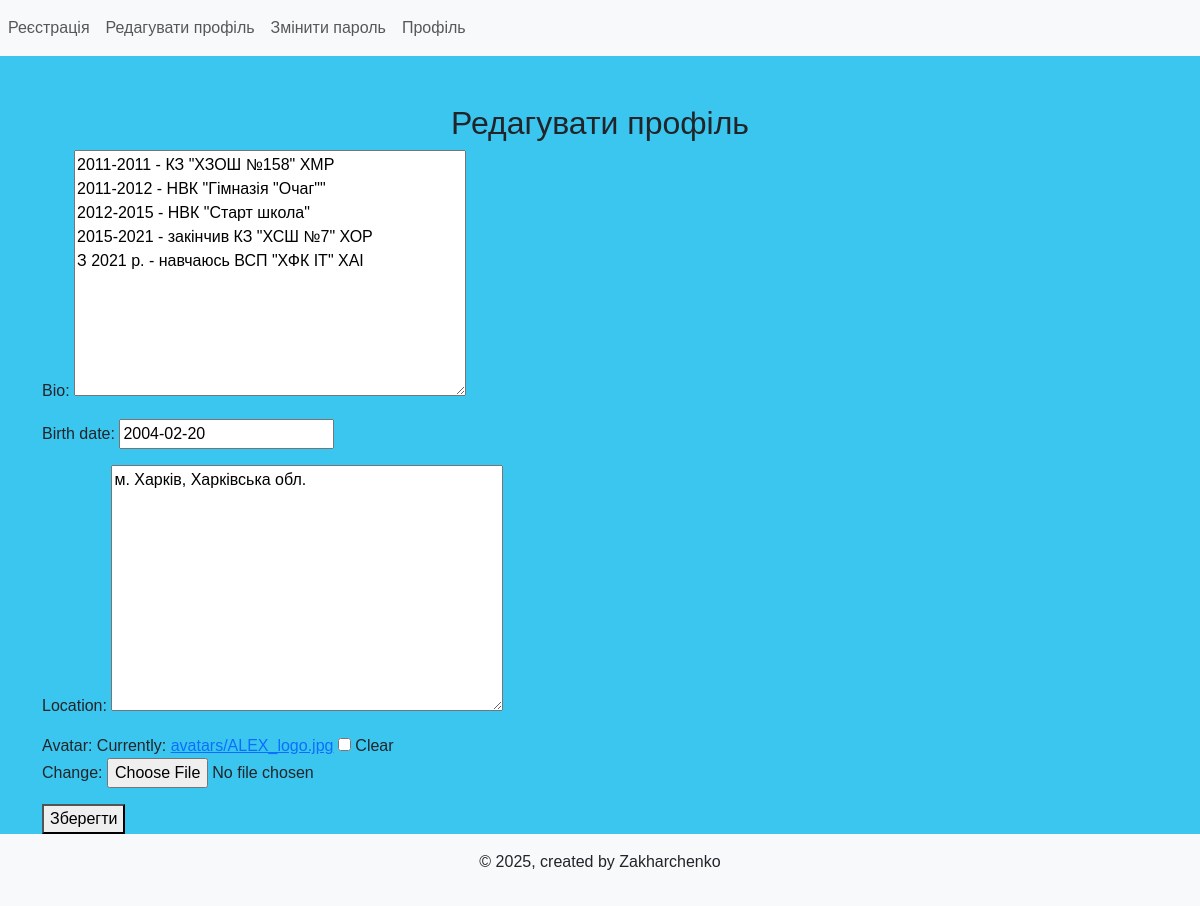
Screenshot of /edit_profile/ (signed in) with the database file from the repository.
### board/models.py (models this page shows, shortened)
class UserProfile(AbstractUser):
    user = models.OneToOneField(User, on_delete=models.CASCADE)
    bio = models.TextField(max_length=500, blank=True)
    birth_date = models.DateField(null=True, blank=True)
    location = models.TextField(max_length=100, blank=True)
    avatar = models.ImageField(upload_to='avatars/', null=True, blank=True)
    groups = models.ManyToManyField(
        'auth.Group',
        related_name='userprofile_set',
        blank=True
    )
    user_permissions = models.ManyToManyField(
        'auth.Permission',
        related_name='userprofile_set',
        blank=True
    )

### board/views.py (the view)
# urls.py: path('edit_profile/', views.edit_profile_view, name='edit_profile'),
@login_required
def edit_profile_view(request: HttpRequest) -> render:
    user_profile = UserProfile.objects.get(user=request.user)
    if request.method == "POST":
        form = UserProfileForm(request.POST, request.FILES, instance=user_profile)
        if form.is_valid():
            form.save()
            return redirect('profile')
    else:
        form = UserProfileForm(instance=user_profile)
    return render(request, "form/edit_profile.html", {'form': form})

### board/forms.py (shortened to what this page needs)
class UserProfileForm(forms.ModelForm):
    class Meta:
        model = UserProfile
        fields = ['bio', 'birth_date', 'location', 'avatar']

### board/templates/form/edit_profile.html (shortened to what this page needs)
{% include 'form/head.html' %}
{% block content %}
    <div class="container mt-5">
    <h2 class="jumbotron text-center">Редагувати профіль</h2>
        <form method="post" enctype="multipart/form-data">
            {{ form.as_p }}
            <button type="submit">Зберегти</button>
        </form>
    </div>
{% endblock %}
{% include 'form/footer.html' %}

### rows the page displays
UserProfile: bio "2011-2011 - КЗ \"ХЗОШ №158\" ХМР 2011-2012 - НВК \"Гімназія \"Очаг\"\" 2012-2015 - НВК \"Старт школа\" 2015-2021 - закінчив КЗ \"ХСШ №7\" ХОР З 2021 р. - навчаюсь ВСП \"ХФК ІТ\" ХАІ", birth_date "2004-02-20", location "м. Харків, Харківська обл."
